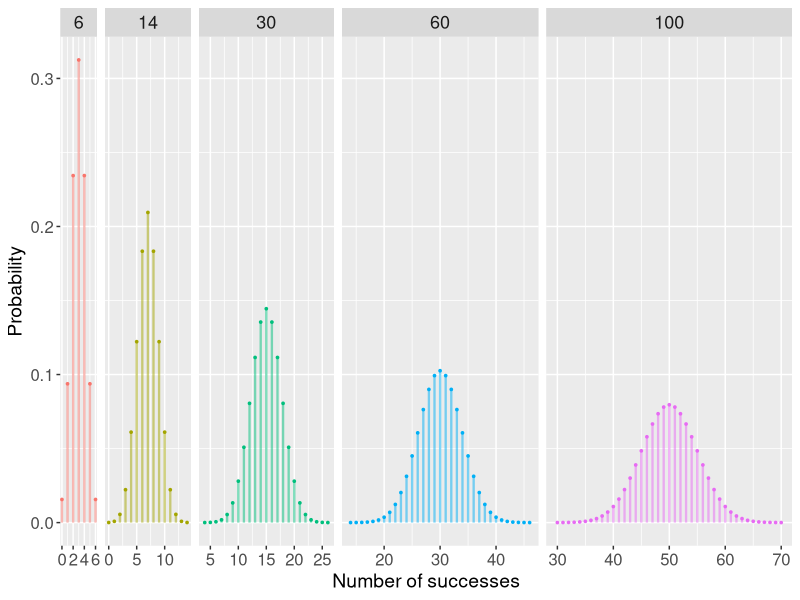

R code for this plot:
## ---- chunk 1
#| echo: false
#| message: false
#| fig-height: 4
#| fig-width: 12

library(tidyverse)

x <- -5:250
n = c(6,14,30,60,100)
p = 0.5

binom = data.frame(x=rep(x, length(n)), 
                   y=dbinom(x, rep(n, each=length(x)), p),
                   n=rep(n, each=length(x)))

ggplot(binom %>% filter(y > 1e-5) %>% 
         group_by(n), 
       aes(x, y, colour=factor(n))) +
  geom_point(size=0.6) +
  geom_segment(aes(x=x, xend=x, y=0, yend=y, colour=factor(n)), lwd=0.8, alpha=0.5) +
  facet_grid(. ~ n, scales="free", space="free") +
  theme(legend.position = "none",
        axis.title = element_text(size = 14),    # Axis title size
        axis.text = element_text(size = 12),     # Axis text size
        strip.text = element_text(size = 13)) +  # Facet label size
  labs(x = "Number of successes", y = "Probability")
